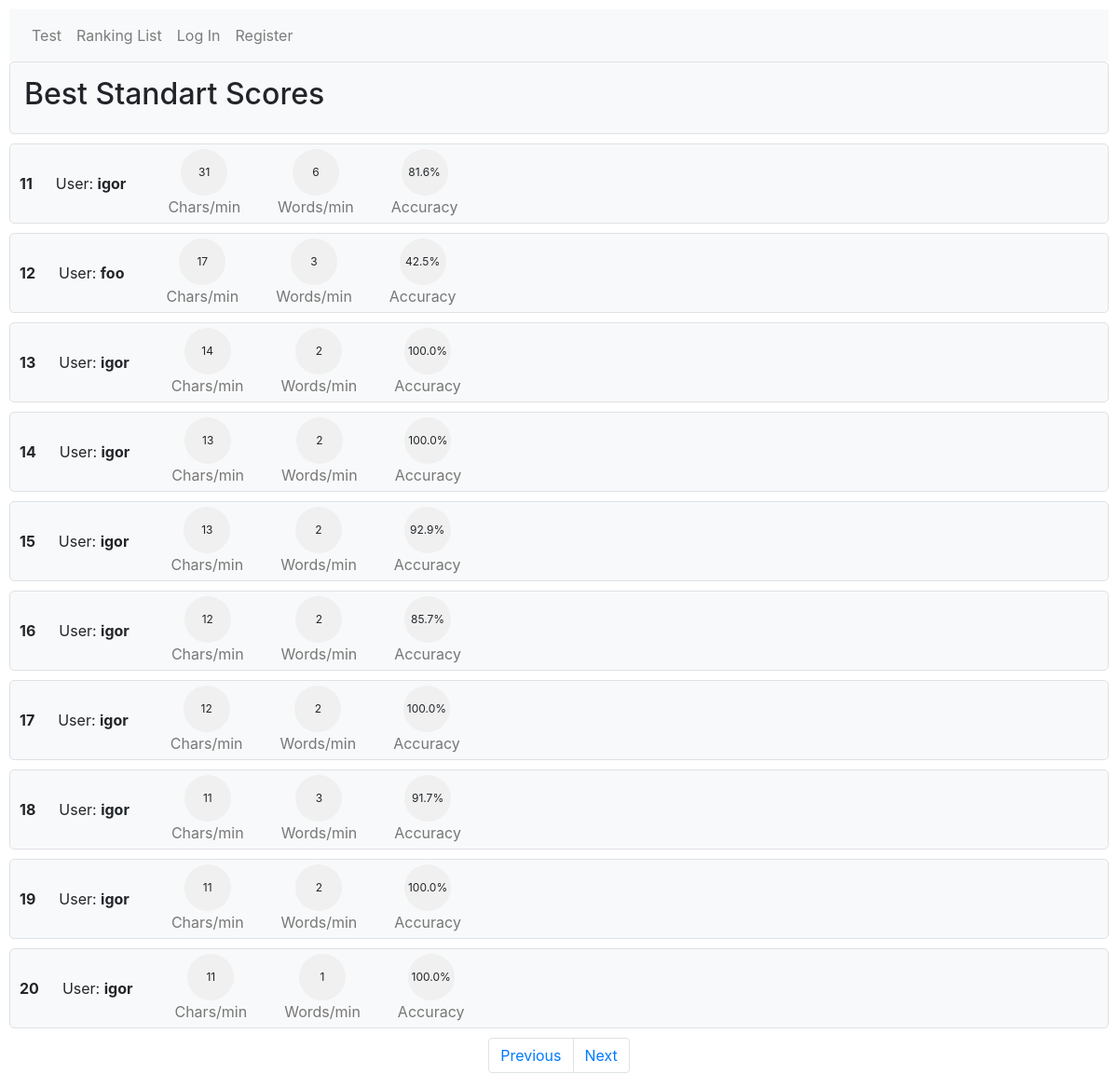
Screenshot of /ranking/Standart?page=2 with the database file from the repository.
### type_speed/models.py (models this page shows, shortened)
class Scores(models.Model):
    user = models.ForeignKey(User, on_delete=models.CASCADE, related_name="scores")
    words_min = models.IntegerField(default=0)
    chars_min = models.IntegerField(default=0)
    accuracy = models.CharField(max_length=32)
    custom = models.BooleanField(default=False)
    text = models.ForeignKey(CustomText, on_delete=models.CASCADE, null=True, blank=True)

class User(AbstractUser):
    gender = models.CharField(max_length=32, default='other')

### type_speed/views.py (the view)
# urls.py: path("ranking/<str:mode>", views.filtered, name="filtered"),
def filtered(request, mode):
    if mode == "Standart" or not User.objects.filter(username=request.user):
        scores = Scores.objects.filter(custom=False).order_by('-chars_min')
        mode = "Standart"
    elif mode == "Custom":
        scores = Scores.objects.filter(custom=True).order_by('-chars_min')
    p = Paginator(scores, 10)
    page = request.GET.get('page')
    scores = p.get_page(page)
    start_rank = (scores.number - 1) * scores.paginator.per_page
    return render(request, "type_speed/ranking.html", {
        'scores': scores,
        'start_rank': start_rank,
        "mode": mode
    })

### type_speed/templates/type_speed/ranking.html (shortened to what this page needs)
{% extends "type_speed/layout.html" %}
{% load static %}
{% block body %}
    <div id="ranking">
        <ul class="list-group">
            <li class="list-group-item" style="padding: 15px;">
                <b><h2>Best {{ mode }} Scores</h2></b>
            </li>
            {% for score in scores %}
                <li class="list-group-item">
                    <b>{{ start_rank|add:forloop.counter }}</b>
                    <div class="test-results">
                        <div id="username-div">
                            User: <b>{{score.user}}</b>
                        </div>
                        <div class="result-item">
                            <div class="results">{{ score.chars_min }}</div>
                            <div class="result-description">Chars/min</div>
                        </div>
                        <div class="result-item">
                        <div class="results">{{ score.words_min }}</div>
                        <div class="result-description">Words/min</div>
                        </div>
                        <div class="result-item">
                        <div class="results">{{ score.accuracy }}</div>
                        <div class="result-description">Accuracy</div>
                    </div>
                </li>
            {% endfor %}
        </ul>
    </div>
    <nav>
        <ul class="pagination justify-content-center">
            {% if scores.has_previous %}
                <li class="page-item"><a class="page-link" href="?page={{ scores.previous_page_number }}">Previous</a></li>
            {% endif %}
            {% if scores.has_next %}
                <li class="page-item"><a class="page-link" href="?page={{ scores.next_page_number }}">Next</a></li>
            {% endif %}
        </ul>
    </nav>
{% endblock %}

### type_speed/static/type_speed/styles.css (style rules this page uses)
body { margin: 10px; }
h2 { text-align: center; }
#ranking .results { display: flex; justify-content: center; align-items: center; width: 50px; height: 50px; border-radius: 50%; background-color: #f0f0f0; text-align: center; font-size: 12px; }
#ranking .test-results { display: flex; justify-content: center; align-items: center; flex-direction: row; }
#ranking .result-item { display: flex; flex-direction: column; align-items: center; margin: 0px 20px; }
#ranking .result-description { font-size: 16px; color: #777; }
#ranking li.list-group-item { display: flex; align-items: center; margin-bottom: 10px; padding: 5px 10px; background-color: #f8f9fa; border: 1px solid #dee2e6; border-radius: 5px; flex-wrap: nowrap; }
#ranking b { margin-right: 25px; }

### rows the page displays
Scores: counter "11", user "igor", chars_min "31", words_min "6", accuracy "81.6%"
Scores: counter "12", user "foo", chars_min "17", words_min "3", accuracy "42.5%"
Scores: counter "13", user "igor", chars_min "14", words_min "2", accuracy "100.0%"
Scores: counter "14", user "igor", chars_min "13", words_min "2", accuracy "100.0%"
Scores: counter "15", user "igor", chars_min "13", words_min "2", accuracy "92.9%"
Scores: counter "16", user "igor", chars_min "12", words_min "2", accuracy "85.7%"
Scores: counter "17", user "igor", chars_min "12", words_min "2", accuracy "100.0%"
Scores: counter "18", user "igor", chars_min "11", words_min "3", accuracy "91.7%"
Scores: id "19", user "igor", chars_min "11", words_min "2", accuracy "100.0%"
Scores: counter "20", user "igor", chars_min "11", words_min "1", accuracy "100.0%"

### other values shown
{{ mode }} "Standart"
